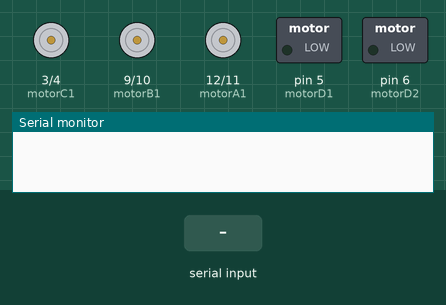
Bench run of a sketch on a simulated Arduino Uno, built with avr-gcc and run on an emulated ATmega328P. On the bench: motor-driver pin pairs drawn as motors (green arrow = first pin HIGH = forward, orange = second pin HIGH = backward, longer = more drive), switched loads named in the sketch (green lamp = pin HIGH), the last lines printed to the serial monitor. The test bench sets the inputs (shaded band).

Above: at 1.2 s.
1.3 s: "F" received over Serial
At 1.9 s:
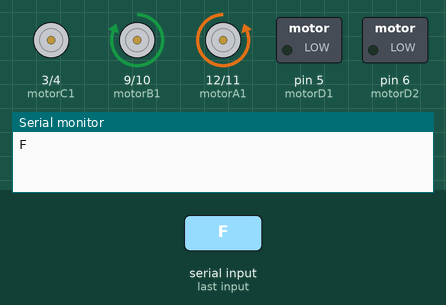
2.9 s: "B" received over Serial
At 4.1 s:
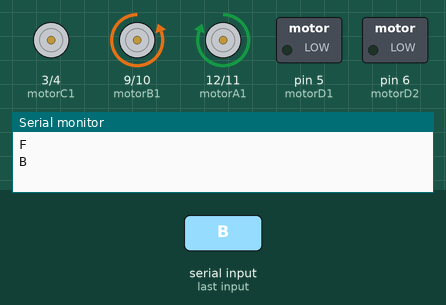
4.4 s: "R" received over Serial
At 5.4 s:
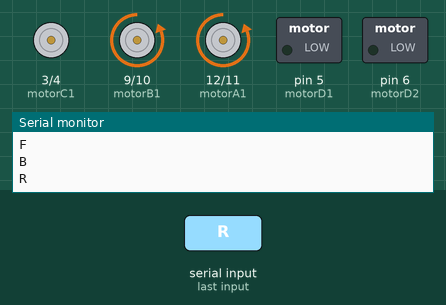
5.9 s: "L" received over Serial
At 6.6 s:
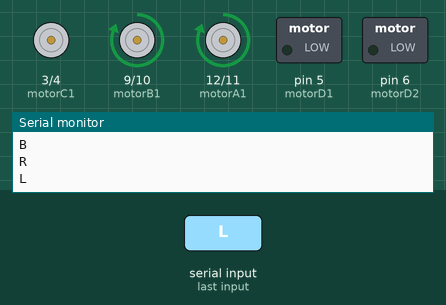
7.4 s: "W" received over Serial
At 7.8 s:
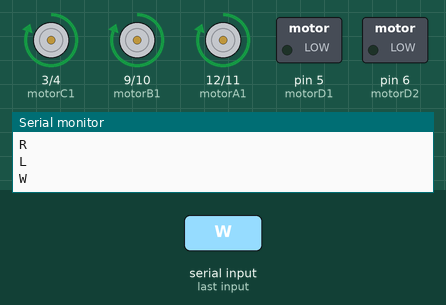
8.9 s: "F" received over Serial
At 10.1 s:
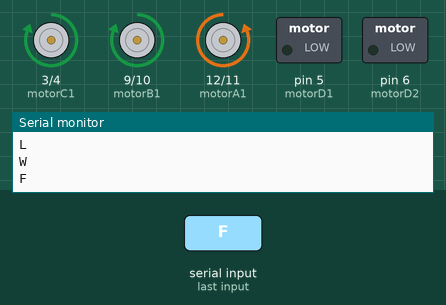
Timing chart, 0 to 11.4 s (numbered marks = the images above; inputs shaded):
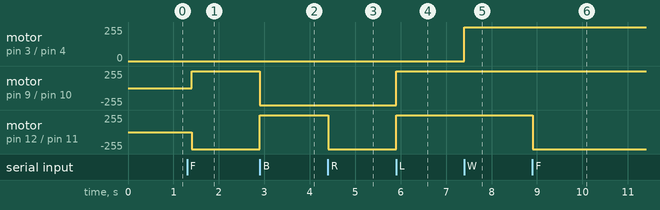

Measured:
- after the input at 1.3 s, motor on pin 9 (motorB1) / pin 10 (motorB2): stopped → forward 255/255 after 0.10 s; motor on pin 12 (motorA1) / pin 11 (motorA2): stopped → backward 255/255 after 0.10 s
- after the input at 2.9 s, motor on pin 9 (motorB1) / pin 10 (motorB2): forward 255/255 → backward 255/255 at once; motor on pin 12 (motorA1) / pin 11 (motorA2): backward 255/255 → forward 255/255 at once
- after the input at 4.4 s, motor on pin 12 (motorA1) / pin 11 (motorA2): forward 255/255 → backward 255/255 at once
- after the input at 5.9 s, motor on pin 9 (motorB1) / pin 10 (motorB2), motor on pin 12 (motorA1) / pin 11 (motorA2): backward 255/255 → forward 255/255 at once
- after the input at 7.4 s, motor on pin 3 (motorC1) / pin 4 (motorC2): stopped → forward 255/255 at once
- after the input at 8.9 s, motor on pin 12 (motorA1) / pin 11 (motorA2): forward 255/255 → backward 255/255 at once

The sketch:

code_for_arduino_blootooth_controlled_rc_car.ino
```cpp
char t;
 int vSpeed = 200;        // MAX 255
  int turn_speed = 100;    // MAX 255

  const int motorA1           = 12;
  const int motorA2           = 11;
  const int motorAspeed  = 13;
  const int motorB1           = 9;
  const int motorB2           = 10;
  const int motorBspeed  = 8;

  const int motorC1           = 3;
  const int motorC2           = 4;
  const int motorCspeed  = 2;
  const int motorD1           = 5;
  const int motorD2           = 6;
  const int motorDspeed  = 7;

void setup() {
pinMode(motorA1,OUTPUT);   //left motors forward
pinMode(motorA2,OUTPUT);   //left motors reverse
pinMode(motorB1,OUTPUT);   //right motors forward
pinMode(motorB2,OUTPUT);   //right motors reverse
pinMode(motorC1,OUTPUT);
pinMode(motorC2,OUTPUT);
pinMode(motorD1,OUTPUT);
pinMode(motorD2,OUTPUT);
pinMode(0,INPUT);
pinMode(1,INPUT);
Serial.begin(9600);

}

void loop() {
if(Serial.available()){
  t = Serial.read();
  Serial.println(t);
}

if(t == 'F'){            //move forward(all motors rotate in forward direction)
   digitalWrite (motorA2,HIGH);
  digitalWrite(motorA1,LOW);
  digitalWrite (motorB2,LOW);
  digitalWrite(motorB1,HIGH);
  digitalWrite (motorAspeed, vSpeed);
  digitalWrite (motorBspeed, vSpeed);

}

else if(t == 'B'){      //move reverse (all motors rotate in reverse direction)
   digitalWrite (motorA1,HIGH);
  digitalWrite(motorA2,LOW);
  digitalWrite (motorB1,LOW);
  digitalWrite(motorB2,HIGH);
  digitalWrite (motorAspeed, vSpeed);
  digitalWrite (motorBspeed, vSpeed);
}

else if(t == 'R'){      //turn right (left side motors rotate in forward direction, right side motors doesn't rotate)
  digitalWrite (motorA1,LOW);
  digitalWrite(motorA2,HIGH);
  digitalWrite (motorB1,LOW);
  digitalWrite(motorB2,HIGH);
  digitalWrite (motorAspeed, vSpeed);
  digitalWrite (motorBspeed, turn_speed);
}

else if(t == 'L'){      //turn left (right side motors rotate in forward direction, left side motors doesn't rotate)
  digitalWrite (motorA1,HIGH);
  digitalWrite(motorA2,LOW);
  digitalWrite (motorB1,HIGH);
  digitalWrite(motorB2,LOW);
  digitalWrite (motorAspeed, turn_speed);
  digitalWrite (motorBspeed, vSpeed);
}
else if(t == 'W'){
  digitalWrite (motorC1,HIGH);
  digitalWrite(motorC2,LOW);
}
else if(t == 'w'){
  digitalWrite (motorC1,LOW);
  digitalWrite(motorC2,LOW);
}
else if(t == 'B'){
  digitalWrite (motorD1,HIGH);
  digitalWrite(motorD2,LOW);
}
else if(t == 'b'){
  digitalWrite (motorD1,LOW);
  digitalWrite(motorD2,LOW);
}

else if(t == 'S'){      //STOP (all motors stop)
  digitalWrite(motorA1,LOW);
  digitalWrite(motorA2,LOW);
  digitalWrite(motorB1,LOW);
  digitalWrite(motorB2,LOW);
  digitalWrite (motorAspeed, LOW);
  digitalWrite (motorBspeed, LOW);
  digitalWrite(motorC1,LOW);
  digitalWrite(motorC2,LOW);
  digitalWrite(motorD1,LOW);
  digitalWrite(motorD2,LOW);

}
delay(100);
}
```
